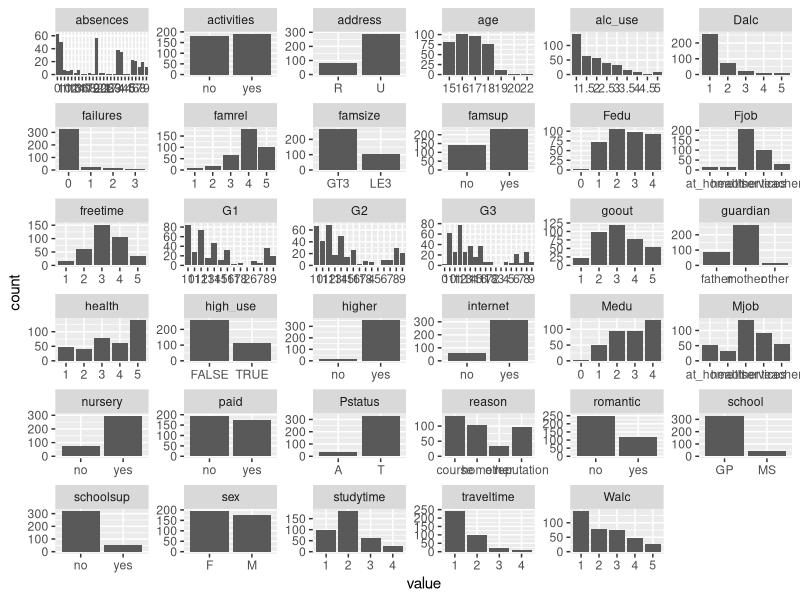
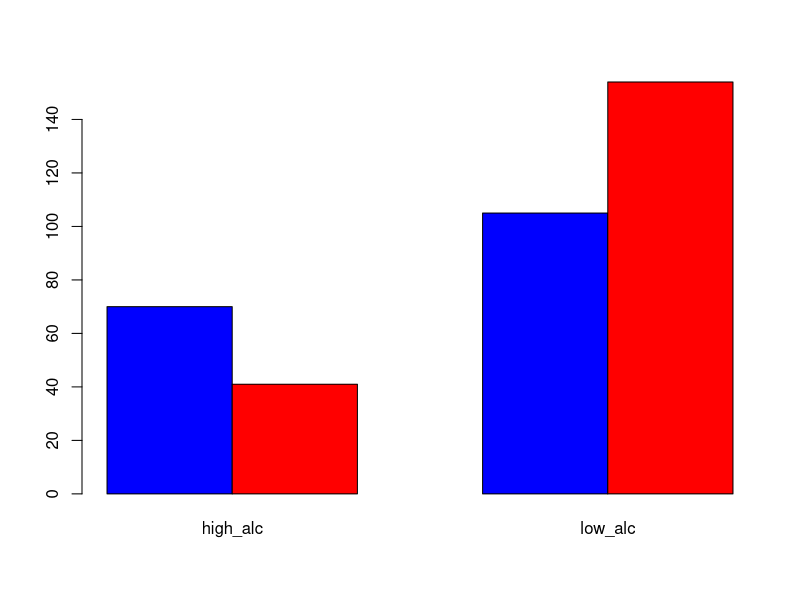
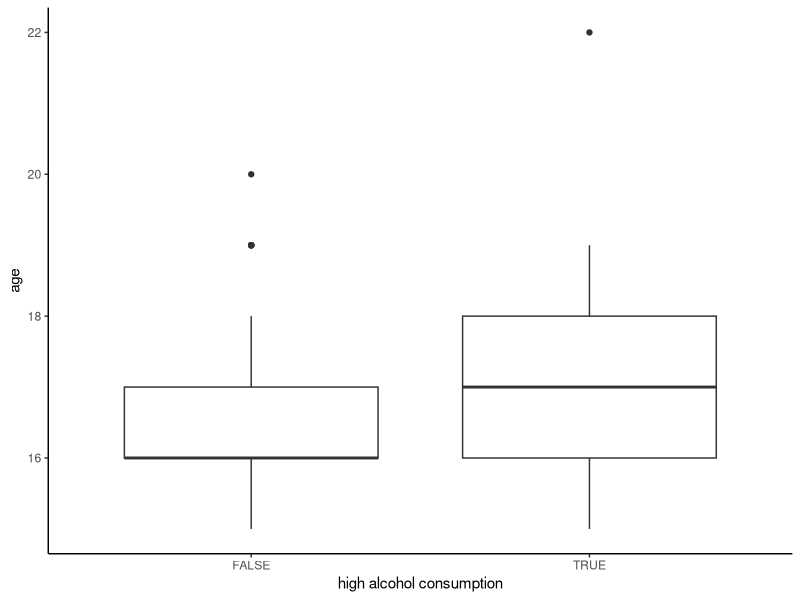
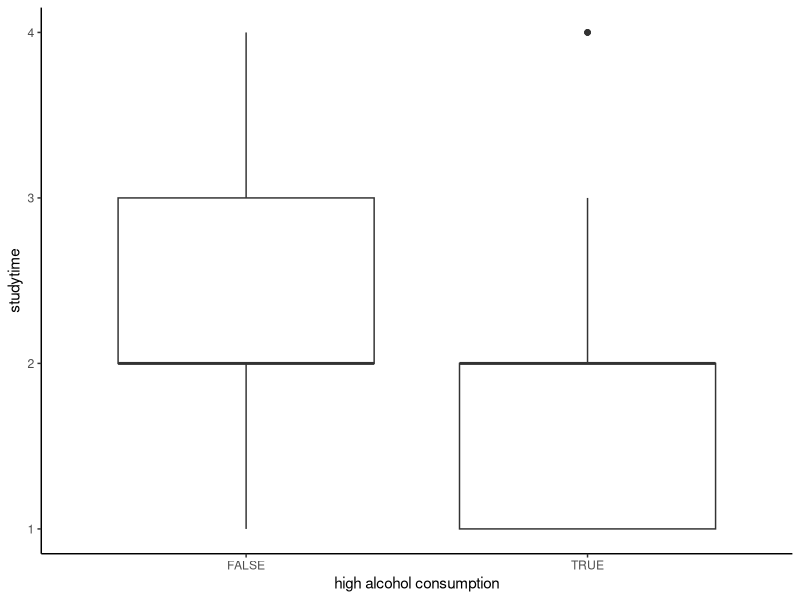
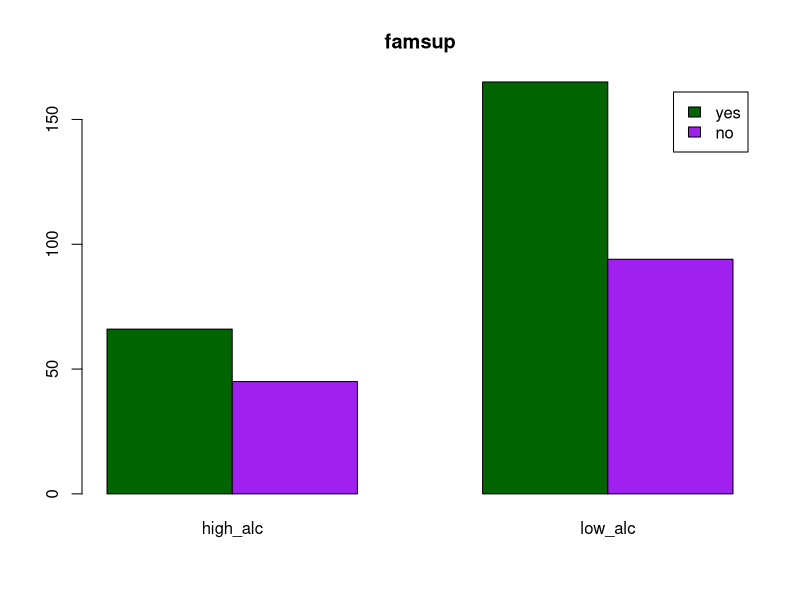

Reproduce these figures in R, in order.
## ---- chunk 1
date()

# load libraries
library(ggplot2)
library(dplyr)
library(boot)
library(tidyr)
## ---- chunk 2
# load the alc dataset
alc <- read.table("data/alc.csv", sep = '\t', header = T)
# print out the names of the variables and describe the data set briefly
colnames(alc)
## ---- chunk 3
# draw a bar plot of each variable
gather(alc) %>% ggplot(aes(value)) + facet_wrap("key", scales = "free") + geom_bar()
## ---- chunk 4
# sex
data <- data.frame(sex = c("M", "F"), 
           high_alc = c(nrow(alc[alc$sex == "M" & alc$high_use == TRUE,]),
                        nrow(alc[alc$sex == "F" & alc$high_use == TRUE,])),
           low_alc = c(nrow(alc[alc$sex == "M" & alc$high_use == FALSE,]),
                       nrow(alc[alc$sex == "F" & alc$high_use == FALSE,])))
rownames(data) <- data[,1]
data <- data[,-1]
barplot(as.matrix(data) , beside=T,col=c("blue" , "red") , ylab="")

# age
ggplot(alc, aes(x = high_use, y = age)) +
  geom_boxplot() + xlab("high alcohol consumption") + ylab("age") +
  theme_classic()

# studytime
ggplot(alc, aes(x = high_use, y = studytime)) +
  geom_boxplot() + xlab("high alcohol consumption") + ylab("studytime") +
  theme_classic()

# famsup
data <- data.frame(famsup = c("yes", "no"), 
           high_alc = c(nrow(alc[alc$famsup == "yes" & alc$high_use == TRUE,]),
                        nrow(alc[alc$famsup == "no" & alc$high_use == TRUE,])),
           low_alc = c(nrow(alc[alc$famsup == "yes" & alc$high_use == FALSE,]),
                       nrow(alc[alc$famsup == "no" & alc$high_use == FALSE,])))
rownames(data) <- data[,1]
data <- data[,-1]
barplot(as.matrix(data) , legend.text = T, beside=T,col=c("darkgreen" , "purple"),
        ylab="", main= "famsup")
## ---- chunk 5
fit <- glm(high_use ~ sex + age + studytime + famsup , data = alc, family = "binomial")
summary(fit)



OR <- coef(fit) %>% exp
# compute confidence intervals (CI)
CI <- confint(fit) %>% exp
CI
# print out the odds ratios with their confidence intervals
cbind(OR, CI)
## ---- chunk 6
fit1 <- glm(high_use ~ sex + age + studytime, data = alc, family = "binomial")
summary(fit1)
# predict() the probability of high_use
probabilities <- predict(fit1, type = "response")
# add the predicted probabilities to 'alc'
alc <- mutate(alc, probability = probabilities)
# use the probabilities to make a prediction of high_use
alc <- mutate(alc, prediction = probability > 0.5)
# tabulate the target variable versus the predictions
table(high_use = alc$high_use, prediction = alc$prediction)

# define a loss function (mean prediction error)
loss_func <- function(class, prob) {
  n_wrong <- abs(class - prob) > 0.5
  mean(n_wrong)
}

# call loss_func to compute the average number of wrong predictions in the (training) data
loss_func(class = alc$high_use, prob = alc$probability)
## ---- chunk 7
# K-fold cross-validation
cv <- cv.glm(data = alc, cost = loss_func, glmfit = fit1, K = 10)

# average number of wrong predictions in the cross validation
cv$delta[1]
